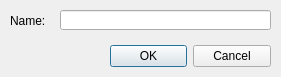
<?xml version="1.0" encoding="UTF-8"?>
<ui version="4.0">
 <class>TimerEditDialog</class>
 <widget class="QDialog" name="TimerEditDialog">
  <property name="geometry">
   <rect>
    <x>0</x>
    <y>0</y>
    <width>281</width>
    <height>77</height>
   </rect>
  </property>
  <property name="minimumSize">
   <size>
    <width>281</width>
    <height>77</height>
   </size>
  </property>
  <property name="maximumSize">
   <size>
    <width>281</width>
    <height>77</height>
   </size>
  </property>
  <property name="windowTitle">
   <string>Dialog</string>
  </property>
  <widget class="QDialogButtonBox" name="buttonBox">
   <property name="geometry">
    <rect>
     <x>110</x>
     <y>40</y>
     <width>161</width>
     <height>32</height>
    </rect>
   </property>
   <property name="focusPolicy">
    <enum>Qt::TabFocus</enum>
   </property>
   <property name="locale">
    <locale language="English" country="UnitedStates"/>
   </property>
   <property name="orientation">
    <enum>Qt::Horizontal</enum>
   </property>
   <property name="standardButtons">
    <set>QDialogButtonBox::Cancel|QDialogButtonBox::Ok</set>
   </property>
  </widget>
  <widget class="QLineEdit" name="nameEdit">
   <property name="geometry">
    <rect>
     <x>60</x>
     <y>10</y>
     <width>211</width>
     <height>20</height>
    </rect>
   </property>
   <property name="focusPolicy">
    <enum>Qt::StrongFocus</enum>
   </property>
  </widget>
  <widget class="QLabel" name="label">
   <property name="geometry">
    <rect>
     <x>10</x>
     <y>10</y>
     <width>41</width>
     <height>21</height>
    </rect>
   </property>
   <property name="text">
    <string>Name:</string>
   </property>
  </widget>
 </widget>
 <tabstops>
  <tabstop>nameEdit</tabstop>
  <tabstop>buttonBox</tabstop>
 </tabstops>
 <resources/>
 <connections>
  <connection>
   <sender>buttonBox</sender>
   <signal>accepted()</signal>
   <receiver>TimerEditDialog</receiver>
   <slot>accept()</slot>
   <hints>
    <hint type="sourcelabel">
     <x>170</x>
     <y>60</y>
    </hint>
    <hint type="destinationlabel">
     <x>157</x>
     <y>70</y>
    </hint>
   </hints>
  </connection>
  <connection>
   <sender>buttonBox</sender>
   <signal>rejected()</signal>
   <receiver>TimerEditDialog</receiver>
   <slot>reject()</slot>
   <hints>
    <hint type="sourcelabel">
     <x>170</x>
     <y>60</y>
    </hint>
    <hint type="destinationlabel">
     <x>181</x>
     <y>70</y>
    </hint>
   </hints>
  </connection>
 </connections>
</ui>
